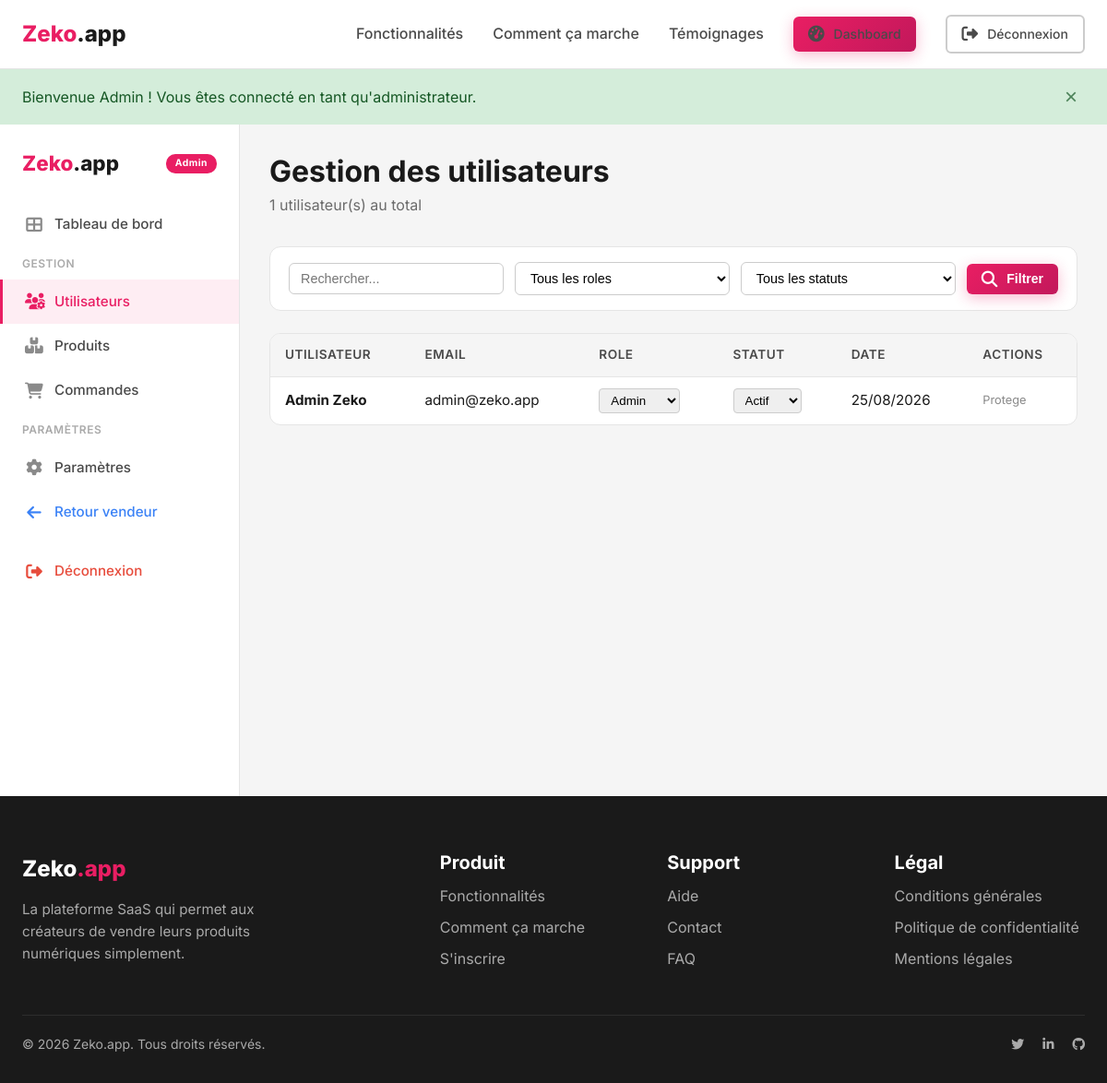
Screenshot of /admin/users/index.php (signed in) with the database file from the repository.
### tables this page shows
CREATE TABLE users (
    id INT PRIMARY KEY AUTO_INCREMENT,
    first_name VARCHAR(50) NOT NULL,
    last_name VARCHAR(50) NOT NULL,
    email VARCHAR(100) UNIQUE NOT NULL,
    password VARCHAR(255) NOT NULL,
    role ENUM('admin', 'seller') DEFAULT 'seller',
    status ENUM('active', 'inactive') DEFAULT 'active',
    avatar VARCHAR(255),
    created_at TIMESTAMP DEFAULT CURRENT_TIMESTAMP,
    updated_at TIMESTAMP DEFAULT CURRENT_TIMESTAMP ON UPDATE CURRENT_TIMESTAMP,
    INDEX idx_email (email)
);

### includes/functions.php (called while the page is built, shortened)
<?php
function escape($string) {
    return htmlspecialchars($string, ENT_QUOTES, 'UTF-8');
}
function formatDate($date, $format = 'd/m/Y H:i') {
    return date($format, strtotime($date));
}
?>

### admin/users/index.php (the view, shortened to what this page needs)
<?php
$pdo = getPDO();
$search = isset($_GET['search']) ? sanitize($_GET['search']) : '';
$sql = "SELECT * FROM users WHERE 1=1";
$params = [];
$sql .= " ORDER BY created_at DESC";
$stmt = $pdo->prepare($sql);
$stmt->execute($params);
$users = $stmt->fetchAll();
?>
<div class="dashboard-container">
    <div class="dashboard-header">
        <div>
            <h1>Gestion des utilisateurs</h1>
            <p class="dashboard-subtitle"><?php echo count($users); ?> utilisateur(s) au total</p>
        </div>
    </div>
    <div class="filters-bar">
        <form method="GET" action="" class="filters-form">
            <div class="filter-group">
                <input type="text" name="search" placeholder="Rechercher..."
                       value="<?php echo escape($search); ?>">
            </div>
            <div class="filter-group">
                <select name="role">
                    <option value="">Tous les roles</option>
                </select>
            </div>
            <div class="filter-group">
                <select name="status">
                    <option value="">Tous les statuts</option>
                </select>
            </div>
            <button type="submit" class="btn btn-primary btn-sm">
                <i class="fas fa-search"></i> Filtrer
            </button>
        </form>
    </div>
    <?php if (empty($users)): ?>
        <div class="empty-state-large">
            <i class="fas fa-users"></i>
            <h3>Aucun utilisateur</h3>
            <p>Aucun utilisateur ne correspond a vos criteres.</p>
        </div>
    <?php else: ?>
        <div class="table-responsive">
            <table class="table">
                <thead>
                    <tr>
                        <th>Utilisateur</th>
                        <th>Email</th>
                        <th>Role</th>
                        <th>Statut</th>
                        <th>Date</th>
                        <th>Actions</th>
                    </tr>
                </thead>
                <tbody>
                    <?php foreach ($users as $user): ?>
                        <tr>
                            <td>
                                <strong><?php echo escape($user['first_name'] . ' ' . $user['last_name']); ?></strong>
                            </td>
                            <td><?php echo escape($user['email']); ?></td>
                            <td>
                                <form method="POST" action="" style="display: inline;">
                                    <select name="role" onchange="this.form.submit()" style="padding: 4px 8px; border-radius: 4px; border: 1px solid var(--gray-300);">
                                        <option value="admin" <?php echo $user['role'] === 'admin' ? 'selected' : ''; ?>>Admin</option>
                                    </select>
                                </form>
                            </td>
                            <td>
                                <form method="POST" action="" style="display: inline;">
                                    <select name="status" onchange="this.form.submit()" style="padding: 4px 8px; border-radius: 4px; border: 1px solid var(--gray-300);">
                                        <option value="active" <?php echo $user['status'] === 'active' ? 'selected' : ''; ?>>Actif</option>
                                    </select>
                                </form>
                            </td>
                            <td><?php echo formatDate($user['created_at'], 'd/m/Y'); ?></td>
                            <td>
                                <div class="action-buttons">
                                    <?php if ($user['role'] !== 'admin'): ?>
                                        <form method="POST" action="" style="display: inline;">
                                            <input type="hidden" name="user_id" value="<?php echo $user['id']; ?>">
                                            <input type="hidden" name="action" value="delete">
                                            <button type="submit" class="btn-icon delete-confirm danger"
                                                    data-product-name="<?php echo escape($user['first_name'] . ' ' . $user['last_name']); ?>"
                                                    title="Supprimer">
                                                <i class="fas fa-trash"></i>
                                            </button>
                                        </form>
                                    <?php else: ?>
                                        <span class="text-muted" style="font-size: 0.8rem;">Protege</span>
                                    <?php endif; ?>
                                </div>
                            </td>
                        </tr>
                    <?php endforeach; ?>
                </tbody>
            </table>
        </div>
    <?php endif; ?>
</div>
<?php
$content = ob_get_clean();
include __DIR__ . '/../../includes/header.php';
?>
<div class="app-layout">
    <?php include __DIR__ . '/../../includes/sidebar-admin.php'; ?>
    <main class="main-content">
        <?php echo $content; ?>
    </main>
</div>
<?php
include __DIR__ . '/../../includes/footer.php';
?>

### assets/css/style.css (style rules this page uses)
:root { --primary: #e91e63; --primary-dark: #c2185b; --primary-light: #f8bbd0; --primary-gradient: linear-gradient(135deg, #e91e63 0%, #c2185b 100%); --white: #ffffff; --black: #1a1a1a; --gray-900: #1a1a1a; --gray-800: #2d2d2d; --gray-700: #4a4a4a; --gray-600: #6b6b6b; --gray-500: #8a8a8a; --gray-400: #aaaaaa; --gray-300: #cccccc; --gray-200: #e5e5e5; --gray-100: #f5f5f5; --gray-50: #fafafa; --radius: 12px; --radius-sm: 6px; --radius-lg: 16px; --shadow-sm: 0 2px 8px rgba(0,0,0,0.06); --shadow-md: 0 4px 20px rgba(0,0,0,0.08); --shadow-lg: 0 8px 40px rgba(0,0,0,0.12); --shadow-xl: 0 20px 60px rgba(0,0,0,0.15); --transition: all 0.3s cubic-bezier(0.4, 0, 0.2, 1); }
* { margin: 0; padding: 0; box-sizing: border-box; }
body { font-family: 'Inter', -apple-system, BlinkMacSystemFont, sans-serif; background: var(--gray-50); color: var(--gray-900); line-height: 1.6; -webkit-font-smoothing: antialiased; }
h1, h2, h3, h4, h5, h6 { font-weight: 700; line-height: 1.2; }
h1 { font-size: 3.5rem; }
.btn { display: inline-flex; align-items: center; gap: 10px; padding: 12px 28px; border: none; border-radius: var(--radius-sm); font-weight: 600; font-size: 1rem; cursor: pointer; transition: var(--transition); text-decoration: none; }
.btn i { font-size: 1.1rem; }
.btn-primary { background: var(--primary-gradient); color: var(--white); box-shadow: 0 4px 15px rgba(233, 30, 99, 0.3); }
.btn-sm { padding: 8px 16px; font-size: 0.875rem; }
.app-layout { display: flex; min-height: calc(100vh - 72px); }
.main-content { flex: 1; padding: 32px; background: var(--gray-50); min-height: calc(100vh - 72px); }
.dashboard-container { max-width: 1200px; margin: 0 auto; }
.dashboard-header { display: flex; justify-content: space-between; align-items: flex-start; margin-bottom: 32px; }
.dashboard-header h1 { font-size: 2rem; margin-bottom: 4px; }
.dashboard-subtitle { color: var(--gray-600); font-size: 1rem; }
.filters-bar { background: var(--white); padding: 16px 20px; border-radius: var(--radius); border: 1px solid var(--gray-200); margin-bottom: 24px; }
.filters-form { display: flex; flex-wrap: wrap; gap: 12px; align-items: center; }
.filter-group { flex: 1; min-width: 150px; }
.filter-group input, .filter-group select { width: 100%; padding: 8px 12px; border: 1px solid var(--gray-300); border-radius: var(--radius-sm); font-size: 0.9rem; transition: var(--transition); background: var(--white); }
.table-responsive { overflow-x: auto; background: var(--white); border-radius: var(--radius); border: 1px solid var(--gray-200); }
.table { width: 100%; border-collapse: collapse; font-size: 0.95rem; }
.table thead { background: var(--gray-50); }
.table thead th { padding: 12px 16px; text-align: left; font-weight: 600; color: var(--gray-700); font-size: 0.85rem; text-transform: uppercase; letter-spacing: 0.5px; border-bottom: 1px solid var(--gray-200); }
.table tbody td { padding: 12px 16px; border-bottom: 1px solid var(--gray-100); vertical-align: middle; }
.table tbody tr:last-child td { border-bottom: none; }
.action-buttons { display: flex; gap: 8px; }
.text-muted { color: var(--gray-500); font-size: 0.85rem; }
.main-content { flex: 1; padding: 32px; background: #f5f5f5; min-height: calc(100vh - 72px); }
.dashboard-subtitle { color: #6b6b6b; font-size: 1rem; }
.table-responsive { overflow-x: auto; }
.table thead { background: #f5f5f5; }
.table thead th { padding: 12px 16px; text-align: left; font-weight: 600; color: #4a4a4a; font-size: 0.85rem; text-transform: uppercase; letter-spacing: 0.5px; border-bottom: 1px solid #e5e5e5; }
.table tbody td { padding: 12px 16px; border-bottom: 1px solid #e5e5e5; vertical-align: middle; }

### rows the page displays
users: first_name+last_name "Admin Zeko", email "admin@zeko.app", role "Admin", status "Actif", created_at "25/08/2026", shows "Protege"

### other values shown
$flash['message'] "Bienvenue Admin ! Vous êtes connecté en tant qu'administrateur."
count($users) "1"
